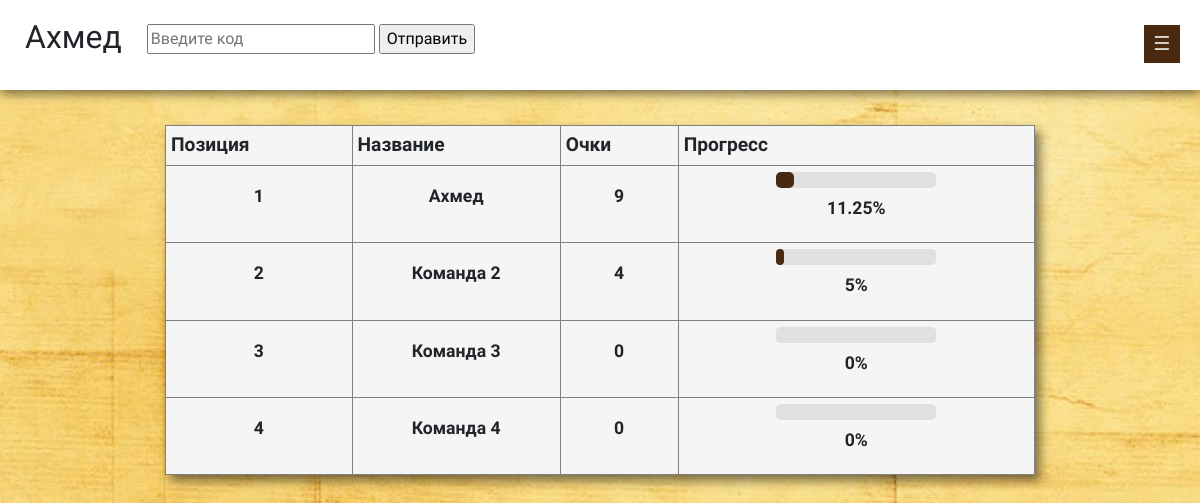
The app's page /position.php (signed in) with its own data.
### tables this page shows
CREATE TABLE `master_command` (
  `id` int(10) NOT NULL,
  `Login` varchar(255) NOT NULL,
  `Password` varchar(32) NOT NULL,
  `Hash` varchar(32) NOT NULL,
  `ip` varchar(256) DEFAULT '0',
  `Name` varchar(255) NOT NULL,
  `prev` int(11) NOT NULL DEFAULT '0'
);

### src/conectbd.php (called while the page is built, shortened)
<?php
	function inputTable($table='master_command'){
		$mysqli = mysqli_connect(DB_HOST,DB_USER, DB_PASSWORD, DB_NAME);
		$res = mysqli_query($mysqli,"SELECT *  FROM $table");
		while($result=$res->fetch_assoc()){
			$row[] = $result;
		}
		return $row;
	}
	function inputTableCode($table='master_command'){
		$mysqli = mysqli_connect(DB_HOST,DB_USER, DB_PASSWORD, DB_NAME);
		$res = mysqli_query($mysqli,"SELECT *  FROM $table WHERE `id_source` > 0");
		while($result=$res->fetch_assoc()){
			$row[] = $result;
		}
		return $row;
	}
	function inputUserId($id,$table='master_command'){
		$mysqli = mysqli_connect(DB_HOST,DB_USER, DB_PASSWORD, DB_NAME);
		$res = mysqli_query($mysqli,"SELECT *  FROM $table WHERE id = '$id'");
		$row = mysqli_fetch_assoc($res);
		return $row;
	}
	function inputTableCodeCommand($id,$table = 'master_code_command'){
		$mysqli = mysqli_connect(DB_HOST,DB_USER, DB_PASSWORD, DB_NAME);
		$res = mysqli_query($mysqli,"SELECT *  FROM $table WHERE id_command = '$id'");
		while($result=$res->fetch_assoc()){
			$row[] = $result;
		}
		return $row;
	}

### src/position.php (the view, shortened to what this page needs)
<?php
require_once "conectbd.php";
$tableAllCodeCommand = \Master\Conectbd\inputTable('master_code_command');
$tableCommand = \Master\Conectbd\inputTable();
$tableCommandId = \Master\Conectbd\inputUserId($_COOKIE['id']);
$tablePosition = [];
$countCommand = count($tableCommand);
$tableCode = \Master\Conectbd\inputTableCode('master_code');
$countAllPoint =0;
for ($i=0; $i < count($tableCode);$i++) {
		$countAllPoint += $tableCode[$i]['point'];
	}
for($i=0;$i<$countCommand;$i++)
{
	$countPointCommand=0;
	$countCodeCommand=0;
	$tableCommandCode = \Master\Conectbd\inputTableCodeCommand($tableCommand[$i]['id']);
	for ($k=0; $k < count($tableCommandCode); $k++) {
		$countPointCommand += $tableCommandCode[$k]['point'];
		$countCodeCommand ++;
	}
	$tablePosition[$i]['id'] = $tableCommand[$i]['id'];
	$tablePosition[$i]['Name'] = $tableCommand[$i]['Name'];
	$tablePosition[$i]['Point'] = $countPointCommand;
	$tablePosition[$i]['Code'] = $countCodeCommand;
}
?>
<!DOCTYPE html>
<html lang="en">
  <head>
    <link rel="stylesheet" href="/css/style.css">
        <link rel="stylesheet" href="/css/style1.css">
        <link rel="stylesheet" href="/css/style2.css">
    <link rel="stylesheet" href="/css/bootstrap.css">
  </head>
  <body>
    <nav class="nav">
        <label for="nav-toggle" class="nav-toggle" onclick></label>
    </nav>
    <div class="sidebar">
      <div class="name-team"><?=$tableCommandId['Name'];?></div><br>
      <div class="kod">
        <?require_once 'input.php';?>
      </div>
    </div>
    <div class="body-main">
      <div class="row">
        <table border="1"  width="100%" cellpadding="5">
          <tr>
            <th>Позиция</th>
            <th>Название</th>
            <th>Очки</th>
            <th>Прогресс</th>
          </tr>
		<?for($i=0;$i<$countCommand;$i++):?>
          <tr>
            <td>
              <div class="position">
                <p><?=$i+1?></p>
              </div>
            </td>
            <td>
              <div class="name-tb">
                <p>
                  <?=$tablePosition[$i]['Name']?>
                </p>
              </div>
            </td>
            <td>
              <div class="points">
                <p>
                  <?=$tablePosition[$i]['Point']?>
                </p>
              </div>
            </td>
            <td>
              <div class="prog">
                <progress value="<?=$tablePosition[$i]['Point']?>" max="<?=$countAllPoint?>"></progress>
                <div class="proc"><p><?=($tablePosition[$i]['Point']/$countAllPoint)*100?>%</p></div>
              </div>
            </td>
          </tr>
		<?endfor?>
        </table>
    </div>
    </div>
  </body>
</html>

### css/style.css (style rules this page uses)
html { height: 100%; }
body { height: 100%; width: 100%; background: url(../img/old-paper-642132_1920.jpg) center center; }
* { font-family: 'Amatic SC', cursive; }

### css/style1.css (style rules this page uses)
html { height: 100%; }
body { height: 100%; width: 100%; }
.nav { width: 320px; min-width: 320px; height: 100%; position: fixed; top: 15px; bottom: 0; margin: 0; right: -340px; padding: 15px 20px; -webkit-transition: right 0.3s; -moz-transition: right 0.3s; transition: right 0.3s; background: #49290f; z-index: 2000; }
.nav-toggle { position: absolute; right: 360px; top: 0.5em; padding: 0.5em; background: inherit; color: #dadada; cursor: pointer; font-size: 1.2em; line-height: 1; z-index: 212001; -webkit-transition: color .25s ease-in-out; -moz-transition: color .25s ease-in-out; transition: color .25s ease-in-out; }
.nav-toggle:after { content: '\2630'; text-decoration: none; }
body { -webkit-animation: bugfix infinite 1s; }
@media screen and (min-width: 320px) { html, body { margin: 0; overflow-x: hidden; } }
.sidebar { position: fixed; height: 90px; background: white; width: 100%; margin: 0 auto; z-index: 200; box-shadow:0px 4px 10px 0px rgba(0,0,0,0.51); -webkit-box-shadow:0px 4px 10px 0px rgba(0,0,0,0.51); -moz-box-shadow:10px 4px 10px 0px rgba(0,0,0,0.51); }
.name-team { font-size: 1.1em; float:left; padding-top: 8px; padding-left: 25px; }
.kod { padding-top: 12px; padding-left: 25px; }
.body-main { padding-top:125px ; height: 100%; width: 100%; margin: 0 auto; }
@media screen and (min-width: 1024px) { .body-main { width: 70%; } }
@media screen and (min-width: 1024px) { .kod { float: left; padding-top: 0; } }
@media screen and (min-width: 1024px) { .name-team { padding-top: 13px; font-size: 2em; } }

### css/style2.css (style rules this page uses)
.body-main { padding-top: 125px; }
progress { border:0; border-radius: 5px; background: #E0E0E0; }
table { background: #F5F5F5; text-align: center; box-shadow:5px 6px 10px 0px rgba(0,0,0,0.51); -webkit-box-shadow:5px 6px 10px 0px rgba(0,0,0,0.51); -moz-box-shadow:5px 6px 10px 0px rgba(0,0,0,0.51); }
table p { font-weight: 600; font-size: 1.1em; }
th { font-size: 1.2em; }

### records on screen
master_command: Name "Ахмед"
master_command: Name "Команда 2"
master_command: Name "Команда 3", prev "0", ($tablePosition[$i]['Point']/$countAllPoint)*100 "0"
master_command: Name "Команда 4", prev "0", ($tablePosition[$i]['Point']/$countAllPoint)*100 "0"

### other values on screen
$tablePosition[$i]['Point'] "9"
$tablePosition[$i]['Point'] "4"
